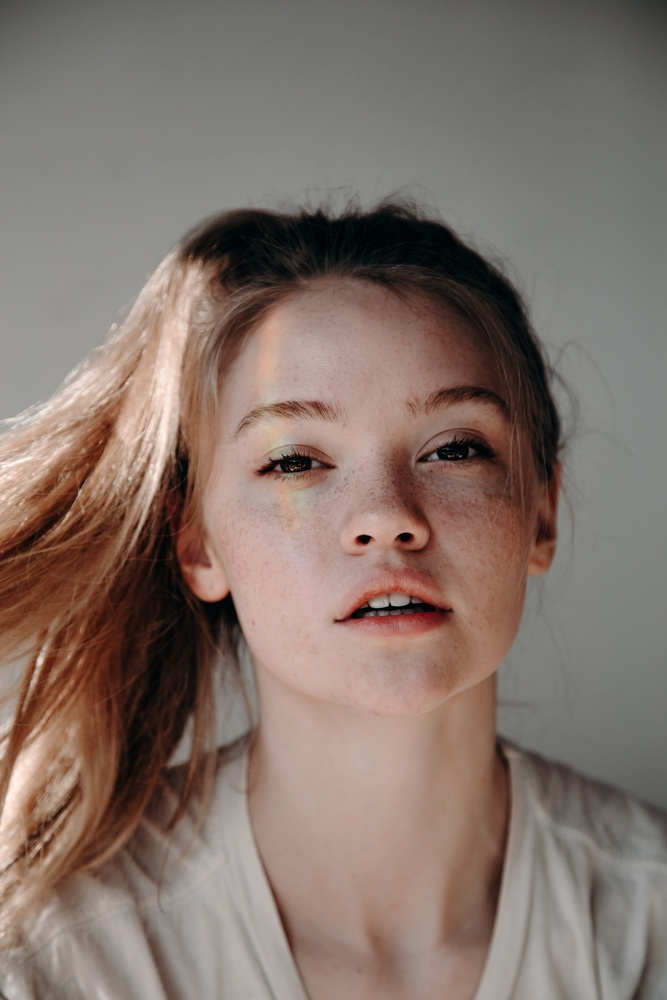
#> input picture python_pillow_trecerect/tutorial1/image.jpg, 667 x 1000 px, shrunk from 1920 x 2880 before the run
$ python crop.py
#> lines starting #> are read from the running program, lines starting #| are printed output that depends on the picture
### crooping and rotate image
### written in oop style

from PIL import Image
import sys

class ImageManupulation():

    def __init__(self,image):

        self.image = image

    def crop(self):
        self.img = Image.open(self.image)
#> self.img is the input picture: PIL image 667x1000 RGB; mean R, G, B 131.1, 114.8, 106.8
        self.crop = self.img.crop((100,100,300,300))
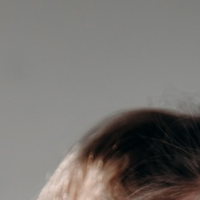
#> self.crop: PIL image 200x200 RGB; mean R, G, B 118.1, 114.6, 111.1
        self.crop.save('cropimage.jpg')

    def rotate(self):
        self.img = Image.open(self.image)
        self.rotate = self.img.rotate(180)
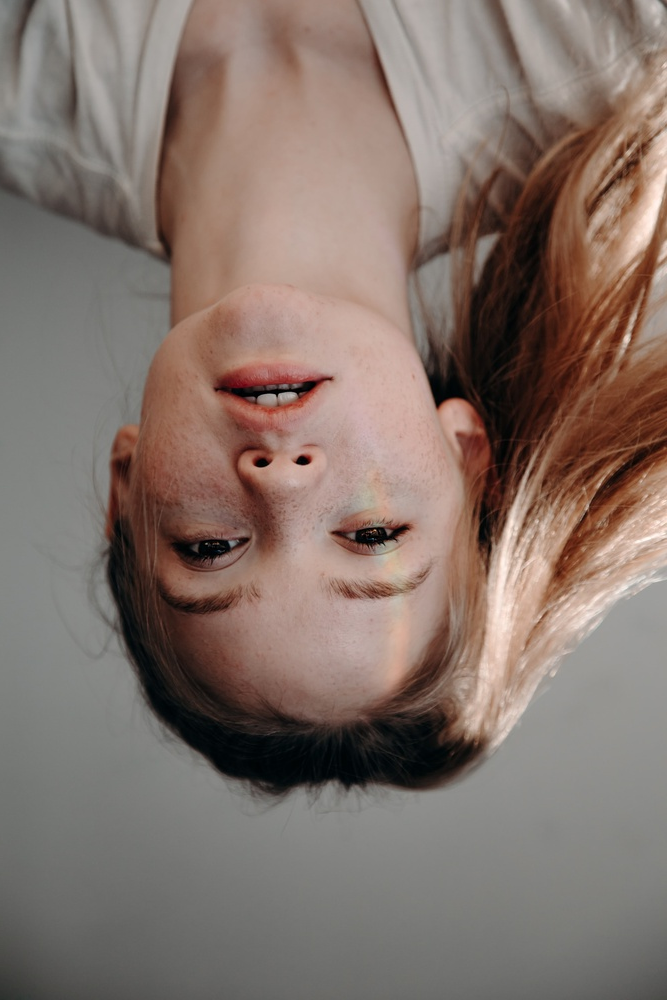
#> self.rotate: PIL image 667x1000 RGB; mean R, G, B 131.1, 114.8, 106.8
        self.rotate.save('rotatedimage.jpg')


i = ImageManupulation('../image.jpg')
i.crop()
i.rotate()
